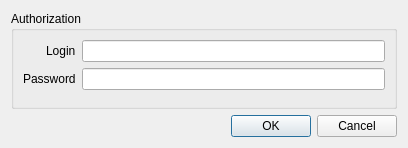
<?xml version="1.0" encoding="UTF-8"?>
<ui version="4.0">
 <class>AuthorizationDialog</class>
 <widget class="QDialog" name="AuthorizationDialog">
  <property name="geometry">
   <rect>
    <x>0</x>
    <y>0</y>
    <width>408</width>
    <height>148</height>
   </rect>
  </property>
  <property name="windowTitle">
   <string>Dialog</string>
  </property>
  <layout class="QVBoxLayout" name="verticalLayout">
   <item>
    <widget class="QGroupBox" name="gbAuthorization">
     <property name="title">
      <string>Authorization</string>
     </property>
     <layout class="QFormLayout" name="formLayout_2">
      <property name="labelAlignment">
       <set>Qt::AlignRight|Qt::AlignTrailing|Qt::AlignVCenter</set>
      </property>
      <item row="0" column="0">
       <widget class="QLabel" name="labelLogin">
        <property name="text">
         <string>Login</string>
        </property>
       </widget>
      </item>
      <item row="0" column="1">
       <widget class="QLineEdit" name="leLogin"/>
      </item>
      <item row="1" column="0">
       <widget class="QLabel" name="labelPassword">
        <property name="text">
         <string>Password</string>
        </property>
       </widget>
      </item>
      <item row="1" column="1">
       <widget class="QLineEdit" name="lePassword"/>
      </item>
     </layout>
    </widget>
   </item>
   <item>
    <widget class="QDialogButtonBox" name="buttonBox">
     <property name="orientation">
      <enum>Qt::Horizontal</enum>
     </property>
     <property name="standardButtons">
      <set>QDialogButtonBox::Cancel|QDialogButtonBox::Ok</set>
     </property>
    </widget>
   </item>
  </layout>
 </widget>
 <resources/>
 <connections>
  <connection>
   <sender>buttonBox</sender>
   <signal>accepted()</signal>
   <receiver>AuthorizationDialog</receiver>
   <slot>accept()</slot>
   <hints>
    <hint type="sourcelabel">
     <x>248</x>
     <y>254</y>
    </hint>
    <hint type="destinationlabel">
     <x>157</x>
     <y>274</y>
    </hint>
   </hints>
  </connection>
  <connection>
   <sender>buttonBox</sender>
   <signal>rejected()</signal>
   <receiver>AuthorizationDialog</receiver>
   <slot>reject()</slot>
   <hints>
    <hint type="sourcelabel">
     <x>316</x>
     <y>260</y>
    </hint>
    <hint type="destinationlabel">
     <x>286</x>
     <y>274</y>
    </hint>
   </hints>
  </connection>
 </connections>
</ui>
